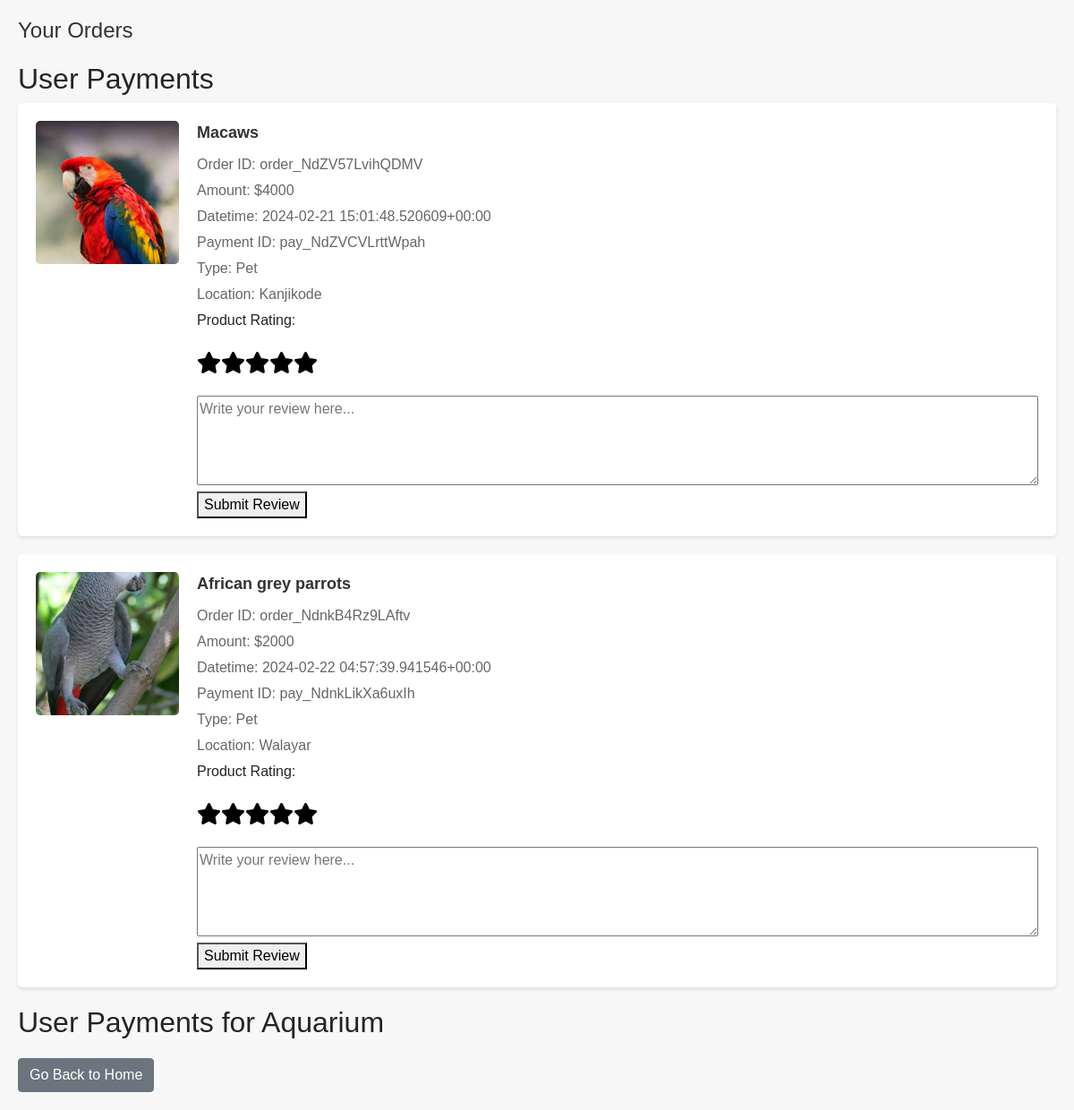
Page /order/ (signed in) on the committed database.
### aapmapp/models.py (models this page shows, shortened)
class Userpayment(models.Model):
    user      =     models.ForeignKey(dealer, on_delete=models.CASCADE,null=True,blank=True)
    cart = models.IntegerField(blank=True, null=True)
    amount = models.IntegerField(default=0)
    datetime = models.TextField(default="empty")
    order_id_data = models.TextField(default="empty")
    payment_id_data = models.TextField(default="empty")
    item = models.ForeignKey(Pet,on_delete=models.CASCADE, null=False)
    status = models.TextField(default="active")

class Pet(models.Model):
    dealer = models.ForeignKey(dealer, on_delete=models.CASCADE)  # Add this line to create the foreign key relationship
    CATEGORY_CHOICES = [
        ('dog', 'Dogs'),
        ('cat', 'Cats'),
        ('fish', 'Fish'),
        ('bird', 'Birds'),
    ]
    category = models.CharField(max_length=4, choices=CATEGORY_CHOICES)
    pet_breed = models.CharField(max_length=100, null=True)
    pet_age = models.CharField(max_length=10 ,null=True)
    pet_description = models.TextField(max_length=30, null=True)
    price = models.DecimalField(max_digits=10, decimal_places=2)
    quantity = models.PositiveIntegerField()
    location = models.CharField(max_length=100)
    image = models.ImageField(upload_to='pet_images/')

### aapmapp/views.py (the view)
# urls.py: path('order/', views.order, name='order'),
@login_required
def order(request):
    customer = request.user
    user_payments = Userpayment.objects.filter(user=customer)
    user_payments_aquarium = Userpayment_aquarium.objects.filter(user=customer)
    pets = Pet.objects.all()
    pet_ids = [pet.id for pet in pets]
    return render(request, 'order.html', {'user_payments': user_payments, 'user_payments_aquarium': user_payments_aquarium, 'pet_ids': pet_ids})

### aapmapp/templates/order.html (shortened to what this page needs)
<!DOCTYPE html>
<html lang="en">
<head>
    <link rel="stylesheet" href="https://maxcdn.bootstrapcdn.com/bootstrap/4.5.2/css/bootstrap.min.css">
    <link rel="stylesheet" href="https://cdnjs.cloudflare.com/ajax/libs/font-awesome/5.15.4/css/all.min.css">
</head>
<body>
    <div class="container">
        <h1>Your Orders</h1>
        <h2>User Payments</h2>
        {% for payment in user_payments %}
        <div class="order-item">
            <div class="item-details">
                <img src="{{ payment.item.image.url }}" alt="Product Image" class="item-image">
                <div class="item-info">
                    <div class="item-name">{{ payment.item.pet_breed }}</div>
                    <div class="item-meta">Order ID: {{ payment.order_id_data }}</div>
                    <div class="item-meta">Amount: ${{ payment.amount }}</div>
                    <div class="item-meta">Datetime: {{ payment.datetime }}</div>
                    <div class="item-meta">Payment ID: {{ payment.payment_id_data }}</div>
                    <div class="item-meta">Type: Pet</div>
                    <div class="item-meta">Location: {{ payment.item.location }}</div>
                    <div class="review-form">
                        <form method="post" action="{% url 'submit_review' payment.item.id %}">
                            <label for="product_rating">Product Rating:</label>
                            <div class="rating">
                                <label for="star5_{{ payment.id }}"><i class="fas fa-star "></i></label>
                                <label for="star4_{{ payment.id }}"><i class="fas fa-star "></i></label>
                                <label for="star3_{{ payment.id }}"><i class="fas fa-star "></i></label>
                                <label for="star2_{{ payment.id }}"><i class="fas fa-star "></i></label>
                                <label for="star1_{{ payment.id }}"><i class="fas fa-star "></i></label>
                            </div>
                            <textarea name="product_review" placeholder="Write your review here...">{{ payment.review }}</textarea>
                            <button type="submit">Submit Review</button>
                        </form>
                    </div>
                </div>
            </div>
        </div>
        {% endfor %}
        <h2>User Payments for Aquarium</h2>
        <div class="back-button">
            <a href="{% url 'customer_account' %}" class="btn btn-secondary">Go Back to Home</a>
        </div>
    </div>
</body>
</html>

### aapmapp/templates/order.html (style rules this page uses)
body { font-family: Arial, sans-serif; background-color: #f7f7f7; }
.container { max-width: 1200px; margin: 0 auto; padding: 20px; }
h1 { font-size: 24px; margin-bottom: 20px; color: #333; }
.order-item { display: flex; margin-bottom: 20px; background-color: #fff; border-radius: 5px; box-shadow: 0 2px 4px rgba(0, 0, 0, 0.1); }
.item-details { display: flex; padding: 20px; width: 100%; }
.item-image { width: 160px; height: 160px; object-fit: cover; border-radius: 5px; margin-right: 20px; }
.item-info { flex-grow: 1; }
.item-name { font-size: 18px; font-weight: bold; margin-bottom: 10px; color: #333; }
.item-meta { color: #666; margin-bottom: 5px; }
.rating { margin-top: 10px; display: flex; align-items: center; }
.rating label { font-size: 24px; color: #000; cursor: pointer; }
.review-form textarea { width: 100%; height: 100px; resize: vertical; margin-top: 10px; }
.back-button { margin-top: 20px; }

### rows in the picture
Userpayment: item.image (picture), item.pet_breed "Macaws", order_id_data "order_NdZV57LvihQDMV", amount "4000", datetime "2024-02-21 15:01:48.520609+00:00", payment_id_data "pay_NdZVCVLrttWpah", item.location "Kanjikode"
Userpayment: item.image (picture), item.pet_breed "African grey parrots", order_id_data "order_NdnkB4Rz9LAftv", amount "2000", datetime "2024-02-22 04:57:39.941546+00:00", payment_id_data "pay_NdnkLikXa6uxIh", item.location "Walayar"
